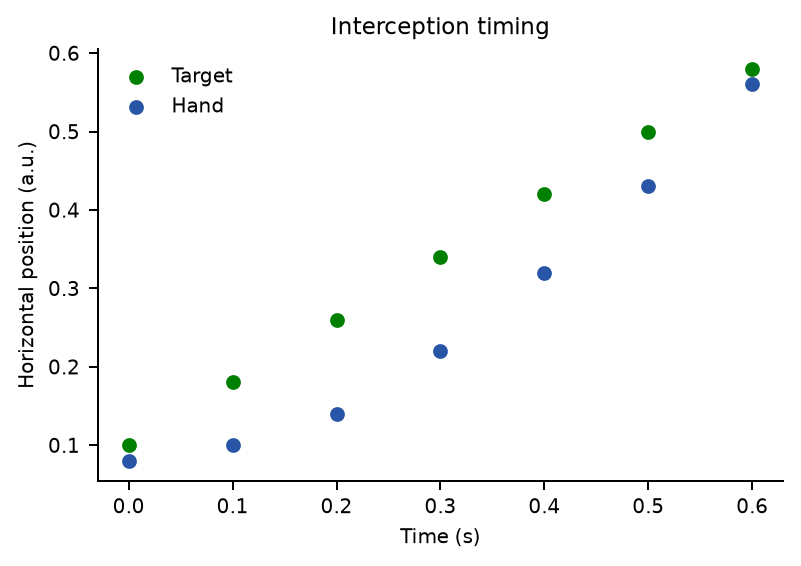

Write the Python code that produced this figure.
"""Horizontal position versus time."""
import csv
import os
from pathlib import Path
import matplotlib.pyplot as plt
from studio_style import apply_style, finish_figure

apply_style()
project = Path(os.environ["CHART_PROJECT_DIR"])
with (project / "data" / "trajectories.csv").open(newline="", encoding="utf-8") as f:
    rows = list(csv.DictReader(f))

t = [float(r["time_s"]) for r in rows]
fig, ax = plt.subplots(figsize=(4.5, 3.2))
ax.scatter(t, [float(r["target_x"]) for r in rows], label="Target", s=24, color='green')
ax.scatter(t, [float(r["hand_x"]) for r in rows], label="Hand", s=24)
ax.set(xlabel="Time (s)", ylabel="Horizontal position (a.u.)", title="Interception timing")
ax.legend(frameon=False)
finish_figure(fig, os.environ["CHART_OUTPUT"])
fig.show()
